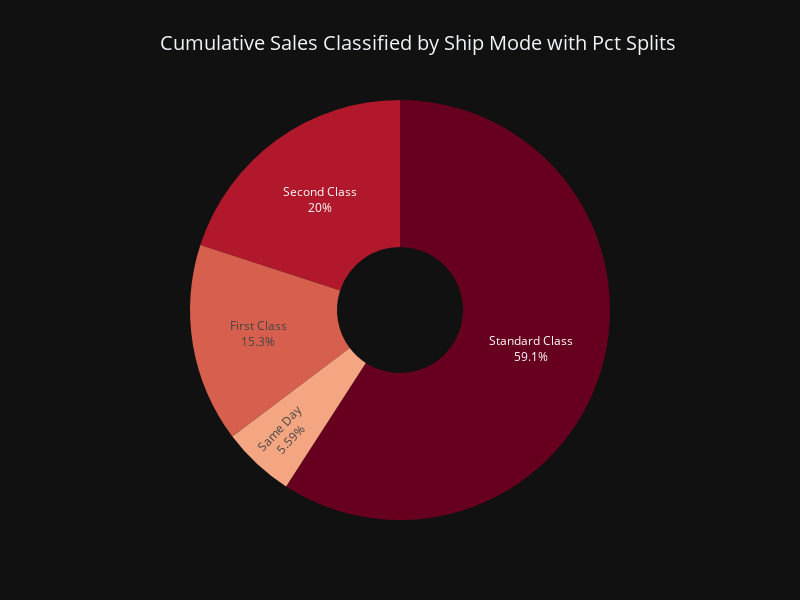

Write notebook code for a chart like this one.
### Code cell
shp_md_pie = (
    px.
    pie
    (
        values=shp_md.Sales,
        names = list(shp_md_pct.index),
        title = 'Cumulative Sales Classified by Ship Mode with Pct Splits',
        color_discrete_sequence=px.colors.sequential.RdBu,
    )  
)
shp_md_pie.update_traces(textinfo = 'percent+label',hoverinfo = 'percent+label',hole=0.3)
shp_md_pie.update_layout(title_x = 0.2,title_font_size = 20,showlegend=False,width=800,height = 600)
shp_md_pie.show()

### Figure 1 — Plotly figure (JSON) as saved in the notebook; plotly's stock layout.template omitted (floating-point values rounded to 4 significant figures)
{"data": [{"domain": {"x": [0.0, 1.0], "y": [0.0, 1.0]}, "hovertemplate": "label=%{label}<br>value=%{value}<extra></extra>", "labels": ["First Class", "Same Day", "Second Class", "Standard Class"], "legendgroup": "", "name": "", "showlegend": true, "values": [351400.0, 128400.0, 459200.0, 1358000.0], "type": "pie", "hole": 0.3, "hoverinfo": "percent+label", "textinfo": "percent+label"}], "layout": {"legend": {"tracegroupgap": 0}, "title": {"text": "Cumulative Sales Classified by Ship Mode with Pct Splits", "font": {"size": 20}, "x": 0.2}, "piecolorway": ["rgb(103,0,31)", "rgb(178,24,43)", "rgb(214,96,77)", "rgb(244,165,130)", "rgb(253,219,199)", "rgb(247,247,247)", "rgb(209,229,240)", "rgb(146,197,222)", "rgb(67,147,195)", "rgb(33,102,172)", "rgb(5,48,97)"], "showlegend": false, "width": 800, "height": 600}}
